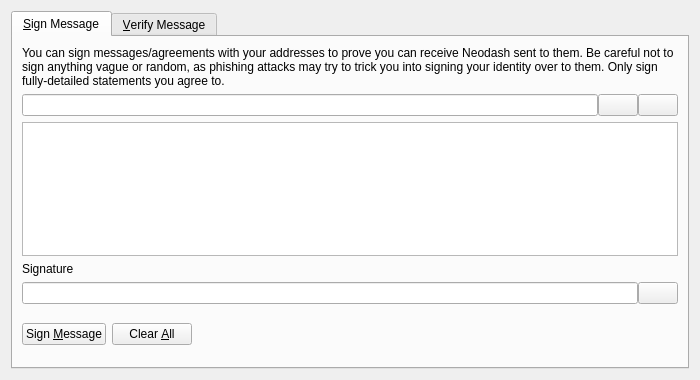
<?xml version="1.0" encoding="UTF-8"?>
<ui version="4.0">
 <class>SignVerifyMessageDialog</class>
 <widget class="QDialog" name="SignVerifyMessageDialog">
  <property name="geometry">
   <rect>
    <x>0</x>
    <y>0</y>
    <width>700</width>
    <height>380</height>
   </rect>
  </property>
  <property name="windowTitle">
   <string>Signatures - Sign / Verify a Message</string>
  </property>
  <property name="modal">
   <bool>true</bool>
  </property>
  <layout class="QVBoxLayout" name="verticalLayout">
   <item>
    <widget class="QTabWidget" name="tabWidget">
     <property name="currentIndex">
      <number>0</number>
     </property>
     <widget class="QWidget" name="tabSignMessage">
      <attribute name="title">
       <string>&amp;Sign Message</string>
      </attribute>
      <layout class="QVBoxLayout" name="verticalLayout_SM">
       <item>
        <widget class="QLabel" name="infoLabel_SM">
         <property name="text">
          <string>You can sign messages/agreements with your addresses to prove you can receive Neodash sent to them. Be careful not to sign anything vague or random, as phishing attacks may try to trick you into signing your identity over to them. Only sign fully-detailed statements you agree to.</string>
         </property>
         <property name="textFormat">
          <enum>Qt::PlainText</enum>
         </property>
         <property name="wordWrap">
          <bool>true</bool>
         </property>
        </widget>
       </item>
       <item>
        <layout class="QHBoxLayout" name="horizontalLayout_1_SM">
         <property name="spacing">
          <number>0</number>
         </property>
         <item>
          <widget class="QValidatedLineEdit" name="addressIn_SM">
           <property name="toolTip">
            <string>The Neodash address to sign the message with</string>
           </property>
          </widget>
         </item>
         <item>
          <widget class="QPushButton" name="addressBookButton_SM">
           <property name="toolTip">
            <string>Choose previously used address</string>
           </property>
           <property name="text">
            <string/>
           </property>
           <property name="shortcut">
            <string>Alt+A</string>
           </property>
           <property name="autoDefault">
            <bool>false</bool>
           </property>
          </widget>
         </item>
         <item>
          <widget class="QPushButton" name="pasteButton_SM">
           <property name="toolTip">
            <string>Paste address from clipboard</string>
           </property>
           <property name="text">
            <string/>
           </property>
           <property name="shortcut">
            <string>Alt+P</string>
           </property>
           <property name="autoDefault">
            <bool>false</bool>
           </property>
          </widget>
         </item>
        </layout>
       </item>
       <item>
        <widget class="QPlainTextEdit" name="messageIn_SM">
         <property name="toolTip">
          <string>Enter the message you want to sign here</string>
         </property>
        </widget>
       </item>
       <item>
        <widget class="QLabel" name="signatureLabel_SM">
         <property name="text">
          <string>Signature</string>
         </property>
         <property name="textFormat">
          <enum>Qt::PlainText</enum>
         </property>
        </widget>
       </item>
       <item>
        <layout class="QHBoxLayout" name="horizontalLayout_2_SM">
         <property name="spacing">
          <number>0</number>
         </property>
         <item>
          <widget class="QLineEdit" name="signatureOut_SM">
           <property name="font">
            <font>
             <italic>true</italic>
            </font>
           </property>
           <property name="readOnly">
            <bool>true</bool>
           </property>
          </widget>
         </item>
         <item>
          <widget class="QPushButton" name="copySignatureButton_SM">
           <property name="toolTip">
            <string>Copy the current signature to the system clipboard</string>
           </property>
           <property name="text">
            <string/>
           </property>
           <property name="autoDefault">
            <bool>false</bool>
           </property>
          </widget>
         </item>
        </layout>
       </item>
       <item>
        <layout class="QHBoxLayout" name="horizontalLayout_3_SM">
         <item>
          <widget class="QPushButton" name="signMessageButton_SM">
           <property name="toolTip">
            <string>Sign the message to prove you own this Neodash address</string>
           </property>
           <property name="text">
            <string>Sign &amp;Message</string>
           </property>
           <property name="autoDefault">
            <bool>false</bool>
           </property>
          </widget>
         </item>
         <item>
          <widget class="QPushButton" name="clearButton_SM">
           <property name="toolTip">
            <string>Reset all sign message fields</string>
           </property>
           <property name="text">
            <string>Clear &amp;All</string>
           </property>
           <property name="autoDefault">
            <bool>false</bool>
           </property>
          </widget>
         </item>
         <item>
          <spacer name="horizontalSpacer_1_SM">
           <property name="orientation">
            <enum>Qt::Horizontal</enum>
           </property>
           <property name="sizeHint" stdset="0">
            <size>
             <width>40</width>
             <height>48</height>
            </size>
           </property>
          </spacer>
         </item>
         <item>
          <widget class="QLabel" name="statusLabel_SM">
           <property name="font">
            <font>
             <weight>75</weight>
             <bold>true</bold>
            </font>
           </property>
           <property name="text">
            <string/>
           </property>
           <property name="wordWrap">
            <bool>true</bool>
           </property>
          </widget>
         </item>
         <item>
          <spacer name="horizontalSpacer_2_SM">
           <property name="orientation">
            <enum>Qt::Horizontal</enum>
           </property>
           <property name="sizeHint" stdset="0">
            <size>
             <width>40</width>
             <height>48</height>
            </size>
           </property>
          </spacer>
         </item>
        </layout>
       </item>
      </layout>
     </widget>
     <widget class="QWidget" name="tabVerifyMessage">
      <attribute name="title">
       <string>&amp;Verify Message</string>
      </attribute>
      <layout class="QVBoxLayout" name="verticalLayout_VM">
       <item>
        <widget class="QLabel" name="infoLabel_VM">
         <property name="text">
          <string>Enter the receiver's address, message (ensure you copy line breaks, spaces, tabs, etc. exactly) and signature below to verify the message. Be careful not to read more into the signature than what is in the signed message itself, to avoid being tricked by a man-in-the-middle attack. Note that this only proves the signing party receives with the address, it cannot prove sendership of any transaction!</string>
         </property>
         <property name="textFormat">
          <enum>Qt::PlainText</enum>
         </property>
         <property name="alignment">
          <set>Qt::AlignLeading|Qt::AlignLeft|Qt::AlignTop</set>
         </property>
         <property name="wordWrap">
          <bool>true</bool>
         </property>
        </widget>
       </item>
       <item>
        <layout class="QHBoxLayout" name="horizontalLayout_1_VM">
         <property name="spacing">
          <number>0</number>
         </property>
         <item>
          <widget class="QValidatedLineEdit" name="addressIn_VM">
           <property name="toolTip">
            <string>The Neodash address the message was signed with</string>
           </property>
          </widget>
         </item>
         <item>
          <widget class="QPushButton" name="addressBookButton_VM">
           <property name="toolTip">
            <string>Choose previously used address</string>
           </property>
           <property name="text">
            <string/>
           </property>
           <property name="shortcut">
            <string>Alt+A</string>
           </property>
           <property name="autoDefault">
            <bool>false</bool>
           </property>
          </widget>
         </item>
        </layout>
       </item>
       <item>
        <widget class="QPlainTextEdit" name="messageIn_VM"/>
       </item>
       <item>
        <widget class="QValidatedLineEdit" name="signatureIn_VM"/>
       </item>
       <item>
        <layout class="QHBoxLayout" name="horizontalLayout_2_VM">
         <item>
          <widget class="QPushButton" name="verifyMessageButton_VM">
           <property name="toolTip">
            <string>Verify the message to ensure it was signed with the specified Neodash address</string>
           </property>
           <property name="text">
            <string>Verify &amp;Message</string>
           </property>
           <property name="autoDefault">
            <bool>false</bool>
           </property>
          </widget>
         </item>
         <item>
          <widget class="QPushButton" name="clearButton_VM">
           <property name="toolTip">
            <string>Reset all verify message fields</string>
           </property>
           <property name="text">
            <string>Clear &amp;All</string>
           </property>
           <property name="autoDefault">
            <bool>false</bool>
           </property>
          </widget>
         </item>
         <item>
          <spacer name="horizontalSpacer_1_VM">
           <property name="orientation">
            <enum>Qt::Horizontal</enum>
           </property>
           <property name="sizeHint" stdset="0">
            <size>
             <width>40</width>
             <height>48</height>
            </size>
           </property>
          </spacer>
         </item>
         <item>
          <widget class="QLabel" name="statusLabel_VM">
           <property name="font">
            <font>
             <weight>75</weight>
             <bold>true</bold>
            </font>
           </property>
           <property name="text">
            <string/>
           </property>
           <property name="wordWrap">
            <bool>true</bool>
           </property>
          </widget>
         </item>
         <item>
          <spacer name="horizontalSpacer_2_VM">
           <property name="orientation">
            <enum>Qt::Horizontal</enum>
           </property>
           <property name="sizeHint" stdset="0">
            <size>
             <width>40</width>
             <height>48</height>
            </size>
           </property>
          </spacer>
         </item>
        </layout>
       </item>
      </layout>
     </widget>
    </widget>
   </item>
  </layout>
 </widget>
 <customwidgets>
  <customwidget>
   <class>QValidatedLineEdit</class>
   <extends>QLineEdit</extends>
   <header>qvalidatedlineedit.h</header>
  </customwidget>
 </customwidgets>
 <resources>
  <include location="../neodash.qrc"/>
 </resources>
 <connections/>
</ui>
